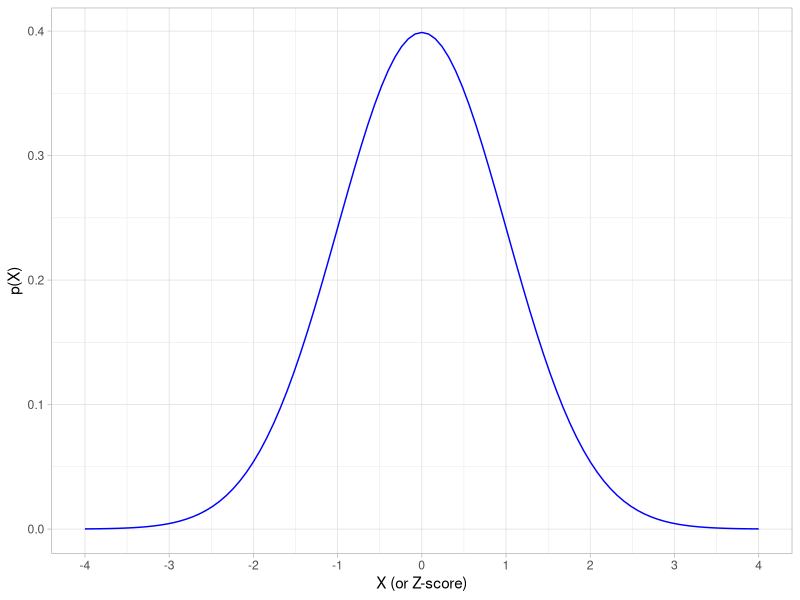
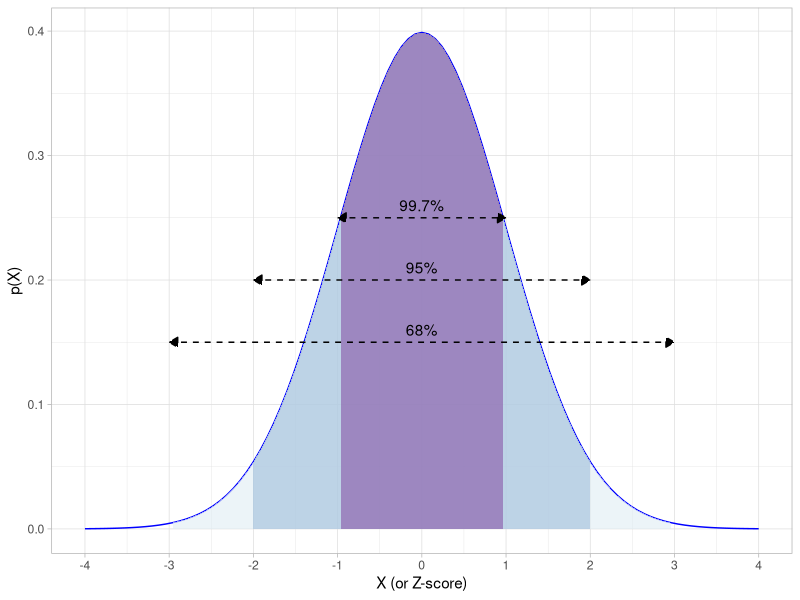
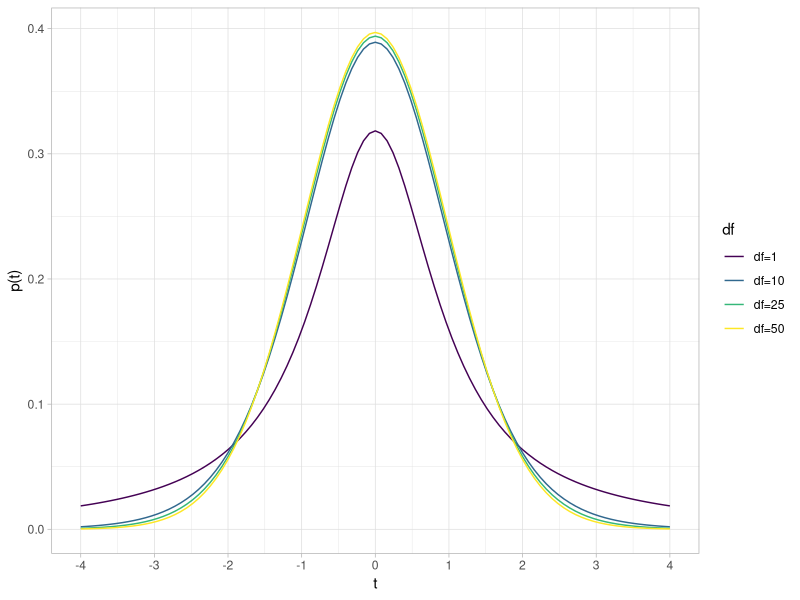
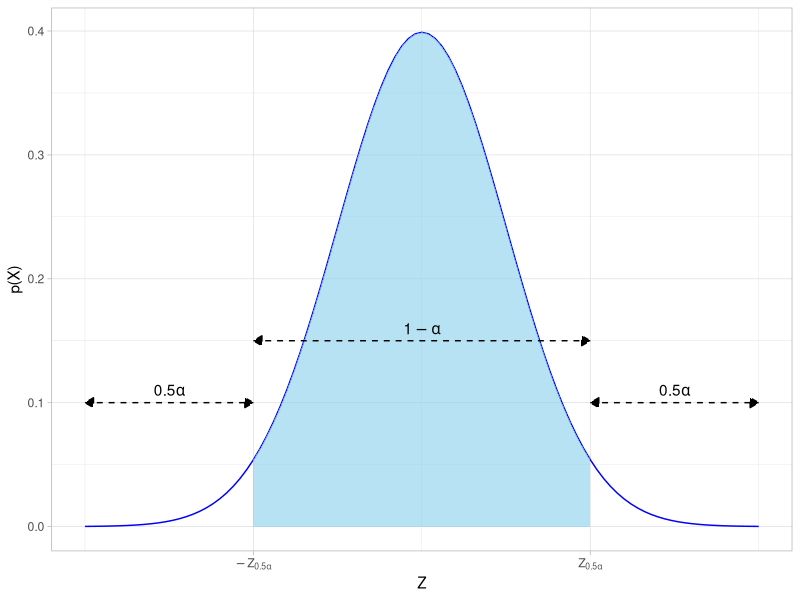
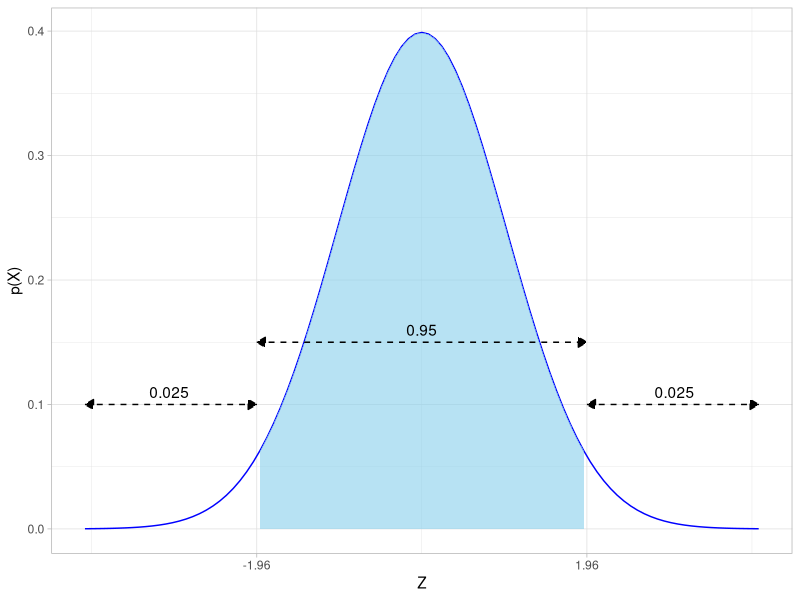

Source code (R) for these figures, in order:
## ---- chunk 1
knitr::opts_chunk$set(echo = FALSE,
                      message = FALSE,
                      warning = FALSE)
## ---- chunk 2
library(tidyverse)

# plot a theoretical normal distribution without any data

# our "geom" here is the "stat_function()" command, which draws statistical functions

normal.pdf <- ggplot(data = data.frame(x = -4:4), # our "data" is just a sequence of x from -4 to 4
                     aes(x = x))+
  stat_function(fun = dnorm, # dnorm is the normal distributions
                args = list(mean = 0, sd = 1), # set mean = 0 and sd = 1
                color="blue")+
  scale_x_continuous(breaks = seq(-4,4,1))+
    xlab("X (or Z-score)")+ylab("p(X)")+
  theme_light()

normal.pdf
## ---- chunk 3

# write functions to shade portions of distribution

shade68 <- function(x) {
    y <- dnorm(x, mean = 0, sd = 1)
    y[x < -1 | x > 1] <- NA
    return(y)
}

shade95 <- function(x) {
    y <- dnorm(x, mean = 0, sd = 1)
    y[x < -2 | x > 2] <- NA
    return(y)
}

shade99.7 <- function(x) {
    y <- dnorm(x, mean = 0, sd = 1)
    y[x < -3 | x > 3] <- NA
    return(y)
}

normal.pdf + 
  stat_function(fun = shade99.7, geom="area", fill="#e0ecf4", alpha=0.6)+
  stat_function(fun = shade95, geom="area", fill="#9ebcda", alpha=0.6)+
  stat_function(fun = shade68, geom="area", fill="#8856a7", alpha=0.6)+
  annotate("segment", x = -3, xend = 3, y = 0.15, yend = 0.15, colour = "#000000", size=0.5, linetype = 2, alpha=1, arrow=arrow(length=unit(0.25,"cm"), ends="both", type="closed"))+
  annotate("text", x = 0, y = 0.16, label = "68%", color="#000000")+
  annotate("segment", x = -2, xend = 2, y = 0.20, yend = 0.20, colour = "#000000", size=0.5, linetype = 2, alpha=1, arrow=arrow(length=unit(0.25,"cm"), ends="both", type="closed"))+
  annotate("text", x = 0, y = 0.21, label = "95%", color="#000000")+
  annotate("segment", x = -1, xend = 1, y = 0.25, yend = 0.25, colour = "#000000", size=0.5, linetype = 2, alpha=1, arrow=arrow(length=unit(0.25,"cm"), ends="both", type="closed"))+
  annotate("text", x = 0, y = 0.26, label = "99.7%", color="#000000")
## ---- chunk 4
pnorm(-2, mean = 0, sd = 1, lower.tail = TRUE) # area to left of -2
pnorm(2, mean = 0, sd = 1, lower.tail = TRUE) # area to left of 2
pnorm(2, mean = 0, sd = 1, lower.tail = FALSE) # area to RIGHT of 2
pnorm(2, mean = 0, sd = 1, lower.tail = TRUE)- pnorm(-2, mean = 0, sd = 1, lower.tail = TRUE) # area between -2 and 2
## ---- chunk 5
library("viridis")
ggplot(data = data.frame(x = -4:4), # our "data" is just a sequence of x from -4 to 4
                     aes(x = x))+
  stat_function(fun = dt,
                args = list(df=1),
                aes(color="df=1"))+
  stat_function(fun = dt,
                args = list(df=10),
                aes(color="df=10"))+
  stat_function(fun = dt,
                args = list(df=20),
                aes(color="df=25"))+
  stat_function(fun = dt,
                args = list(df=50),
                aes(color="df=50"))+
  scale_x_continuous(breaks = seq(-4,4,1))+
  xlab("t")+ylab("p(X)")+
  scale_color_viridis_d()+
  labs(x = "t",
       y = "p(t)",
       color = "df")+
  theme_light()
## ---- chunk 6
shadeabstract <- function(x) {
    y <- dnorm(x, mean = 0, sd = 1)
    y[x < -2 | x > 2] <- NA
    return(y)
}

conf_int_abstract <- ggplot(data = data.frame(x = -4:4), # our "data" is just a sequence of x from -4 to 4
                     aes(x = x))+
  stat_function(fun = dnorm, # dnorm is the normal distributions
                args = list(mean = 0, sd = 1), # set mean = 0 and sd = 1
                color="blue")+
  stat_function(fun = shadeabstract, geom="area", fill="skyblue", alpha=0.6)+
  annotate("segment", x = -2, xend = 2, y = 0.15, yend = 0.15, colour = "#000000", size=0.5, linetype = 2, alpha=1, arrow=arrow(length=unit(0.25,"cm"), ends="both", type="closed"))+
  annotate("text", x = 0, y = 0.16, label = expression(1-alpha), color="#000000")+
  annotate("segment", x = -4, xend = -2, y = 0.1, yend = 0.1, color = "#000000", size=0.5, linetype = 2, alpha=1, arrow=arrow(length=unit(0.25,"cm"), ends="both", type="closed"))+
  annotate("text", x = -3, y = 0.11, label = expression(0.5*alpha), color="#000000")+
  annotate("segment", x = 2, xend = 4, y = 0.1, yend = 0.1, color = "#000000", size=0.5, linetype = 2, alpha=1, arrow=arrow(length=unit(0.25,"cm"), ends="both", type="closed"))+
  annotate("text", x = 3, y = 0.11, label = expression(0.5*alpha), color="#000000")+
  scale_x_continuous(breaks = c(-2,2),
                     labels = c(expression(-Z[0.5*alpha]),expression(Z[0.5*alpha])))+
    xlab("Z")+ylab("p(X)")+
  theme_light()

conf_int_abstract
## ---- chunk 7
shade1.96 <- function(x) {
    y <- dnorm(x, mean = 0, sd = 1)
    y[x < -1.96 | x > 1.96] <- NA
    return(y)
}

conf_int_abstract <- ggplot(data = data.frame(x = -4:4), # our "data" is just a sequence of x from -4 to 4
                     aes(x = x))+
  stat_function(fun = dnorm, # dnorm is the normal distributions
                args = list(mean = 0, sd = 1), # set mean = 0 and sd = 1
                color="blue")+
  stat_function(fun = shade1.96, geom="area", fill="skyblue", alpha=0.6)+
  annotate("segment", x = -1.96, xend = 1.96, y = 0.15, yend = 0.15, colour = "#000000", size=0.5, linetype = 2, alpha=1, arrow=arrow(length=unit(0.25,"cm"), ends="both", type="closed"))+
  annotate("text", x = 0, y = 0.16, label = "0.95", color="#000000")+
  annotate("segment", x = -4, xend = -1.96, y = 0.1, yend = 0.1, color = "#000000", size=0.5, linetype = 2, alpha=1, arrow=arrow(length=unit(0.25,"cm"), ends="both", type="closed"))+
  annotate("text", x = -3, y = 0.11, label = "0.025", color="#000000")+
  annotate("segment", x = 1.96, xend = 4, y = 0.1, yend = 0.1, color = "#000000", size=0.5, linetype = 2, alpha=1, arrow=arrow(length=unit(0.25,"cm"), ends="both", type="closed"))+
  annotate("text", x = 3, y = 0.11, label = "0.025", color="#000000")+
  scale_x_continuous(breaks = c(-1.96,1.96),
                     labels = c(-1.96, 1.96))+
    xlab("Z")+ylab("p(X)")+
  theme_light()

conf_int_abstract
